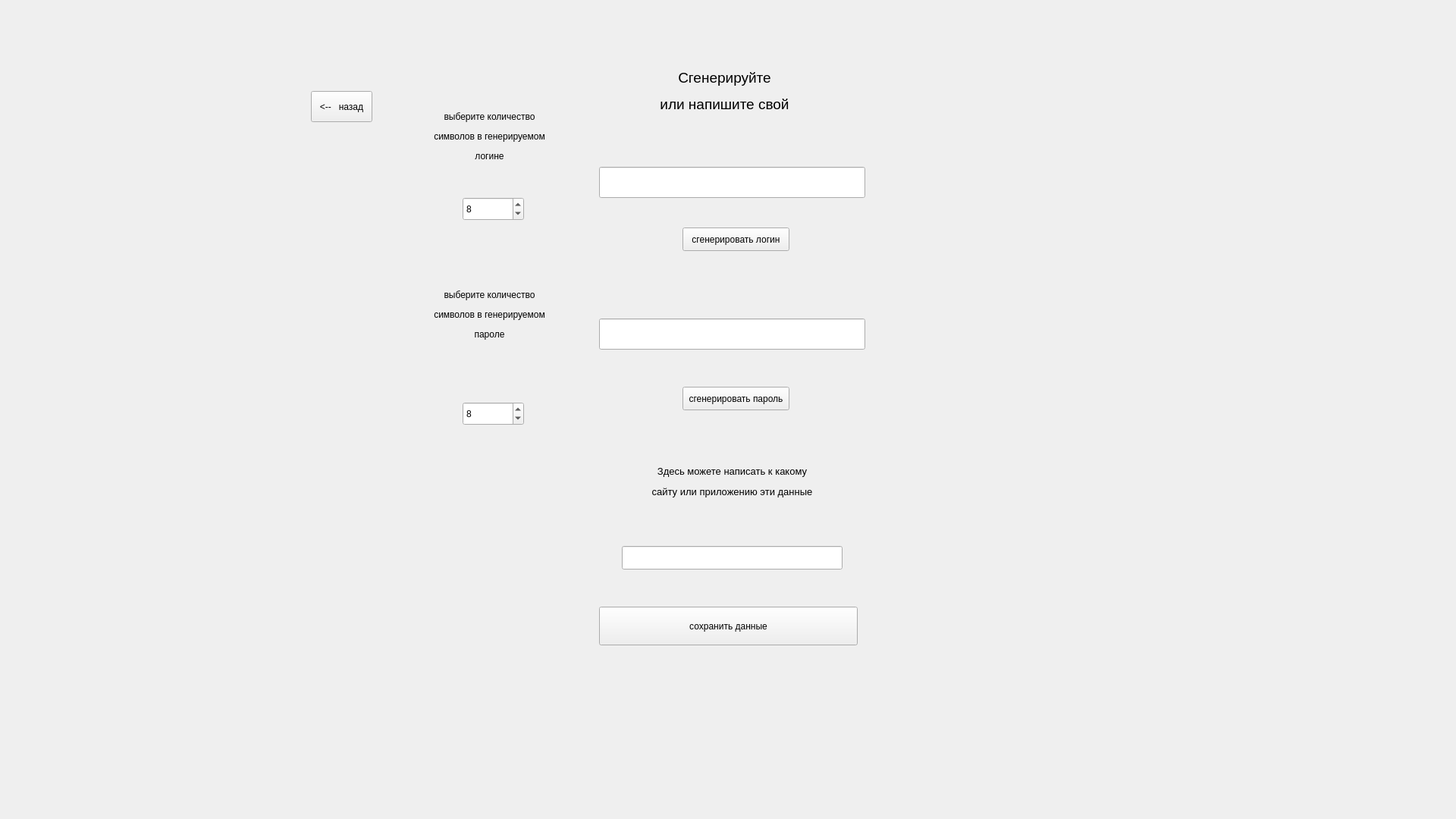
<?xml version="1.0" encoding="UTF-8"?>
<ui version="4.0">
 <class>generate_widget</class>
 <widget class="QWidget" name="generate_widget">
  <property name="geometry">
   <rect>
    <x>0</x>
    <y>0</y>
    <width>1920</width>
    <height>1080</height>
   </rect>
  </property>
  <property name="windowTitle">
   <string>Генератор паролей</string>
  </property>
  <widget class="QPushButton" name="back1">
   <property name="geometry">
    <rect>
     <x>410</x>
     <y>120</y>
     <width>81</width>
     <height>41</height>
    </rect>
   </property>
   <property name="text">
    <string>&lt;--   назад</string>
   </property>
  </widget>
  <widget class="QLabel" name="label1">
   <property name="geometry">
    <rect>
     <x>780</x>
     <y>40</y>
     <width>351</width>
     <height>161</height>
    </rect>
   </property>
   <property name="text">
    <string>&lt;html&gt;&lt;head/&gt;&lt;body&gt;&lt;p align=&quot;center&quot;&gt;&lt;span style=&quot; font-size:14pt;&quot;&gt;Сгенерируйте&lt;/span&gt;&lt;/p&gt;&lt;p align=&quot;center&quot;&gt;&lt;span style=&quot; font-size:14pt;&quot;&gt;или напишите свой&lt;/span&gt;&lt;/p&gt;&lt;/body&gt;&lt;/html&gt;</string>
   </property>
  </widget>
  <widget class="QSpinBox" name="kol_login">
   <property name="geometry">
    <rect>
     <x>610</x>
     <y>260</y>
     <width>81</width>
     <height>31</height>
    </rect>
   </property>
   <property name="minimum">
    <number>1</number>
   </property>
   <property name="maximum">
    <number>50</number>
   </property>
   <property name="value">
    <number>8</number>
   </property>
  </widget>
  <widget class="QLabel" name="label2">
   <property name="geometry">
    <rect>
     <x>520</x>
     <y>110</y>
     <width>251</width>
     <height>141</height>
    </rect>
   </property>
   <property name="text">
    <string>&lt;html&gt;&lt;head/&gt;&lt;body&gt;&lt;p align=&quot;center&quot;&gt;выберите количество&lt;/p&gt;&lt;p align=&quot;center&quot;&gt; символов в генерируемом&lt;/p&gt;&lt;p align=&quot;center&quot;&gt; логине&lt;/p&gt;&lt;/body&gt;&lt;/html&gt;</string>
   </property>
  </widget>
  <widget class="QPushButton" name="generate_login">
   <property name="geometry">
    <rect>
     <x>900</x>
     <y>300</y>
     <width>141</width>
     <height>31</height>
    </rect>
   </property>
   <property name="text">
    <string>сгенерировать логин</string>
   </property>
  </widget>
  <widget class="QPushButton" name="generate_code">
   <property name="geometry">
    <rect>
     <x>900</x>
     <y>510</y>
     <width>141</width>
     <height>31</height>
    </rect>
   </property>
   <property name="text">
    <string>сгенерировать пароль</string>
   </property>
  </widget>
  <widget class="QSpinBox" name="kol_code">
   <property name="geometry">
    <rect>
     <x>610</x>
     <y>530</y>
     <width>81</width>
     <height>31</height>
    </rect>
   </property>
   <property name="minimum">
    <number>1</number>
   </property>
   <property name="maximum">
    <number>50</number>
   </property>
   <property name="value">
    <number>8</number>
   </property>
  </widget>
  <widget class="QLabel" name="label3">
   <property name="geometry">
    <rect>
     <x>510</x>
     <y>330</y>
     <width>271</width>
     <height>171</height>
    </rect>
   </property>
   <property name="text">
    <string>&lt;html&gt;&lt;head/&gt;&lt;body&gt;&lt;p align=&quot;center&quot;&gt;выберите количество&lt;/p&gt;&lt;p align=&quot;center&quot;&gt;символов в генерируемом&lt;/p&gt;&lt;p align=&quot;center&quot;&gt;пароле&lt;/p&gt;&lt;/body&gt;&lt;/html&gt;</string>
   </property>
  </widget>
  <widget class="QPushButton" name="save_data">
   <property name="geometry">
    <rect>
     <x>790</x>
     <y>800</y>
     <width>341</width>
     <height>51</height>
    </rect>
   </property>
   <property name="text">
    <string>сохранить данные</string>
   </property>
  </widget>
  <widget class="QLabel" name="picture1">
   <property name="geometry">
    <rect>
     <x>1250</x>
     <y>100</y>
     <width>161</width>
     <height>151</height>
    </rect>
   </property>
   <property name="text">
    <string/>
   </property>
   <property name="pixmap">
    <pixmap>picture1.jpg</pixmap>
   </property>
   <property name="scaledContents">
    <bool>true</bool>
   </property>
  </widget>
  <widget class="QLineEdit" name="login">
   <property name="geometry">
    <rect>
     <x>790</x>
     <y>220</y>
     <width>351</width>
     <height>41</height>
    </rect>
   </property>
  </widget>
  <widget class="QLineEdit" name="code">
   <property name="geometry">
    <rect>
     <x>790</x>
     <y>420</y>
     <width>351</width>
     <height>41</height>
    </rect>
   </property>
  </widget>
  <widget class="QLineEdit" name="plase_edit">
   <property name="geometry">
    <rect>
     <x>820</x>
     <y>720</y>
     <width>291</width>
     <height>31</height>
    </rect>
   </property>
  </widget>
  <widget class="QLabel" name="label">
   <property name="geometry">
    <rect>
     <x>740</x>
     <y>570</y>
     <width>451</width>
     <height>131</height>
    </rect>
   </property>
   <property name="text">
    <string>&lt;html&gt;&lt;head/&gt;&lt;body&gt;&lt;p align=&quot;center&quot;&gt;&lt;span style=&quot; font-size:10pt;&quot;&gt;Здесь можете написать к какому&lt;/span&gt;&lt;/p&gt;&lt;p align=&quot;center&quot;&gt;&lt;span style=&quot; font-size:10pt;&quot;&gt; сайту или приложению эти данные&lt;/span&gt;&lt;/p&gt;&lt;/body&gt;&lt;/html&gt;</string>
   </property>
  </widget>
 </widget>
 <resources/>
 <connections/>
</ui>
